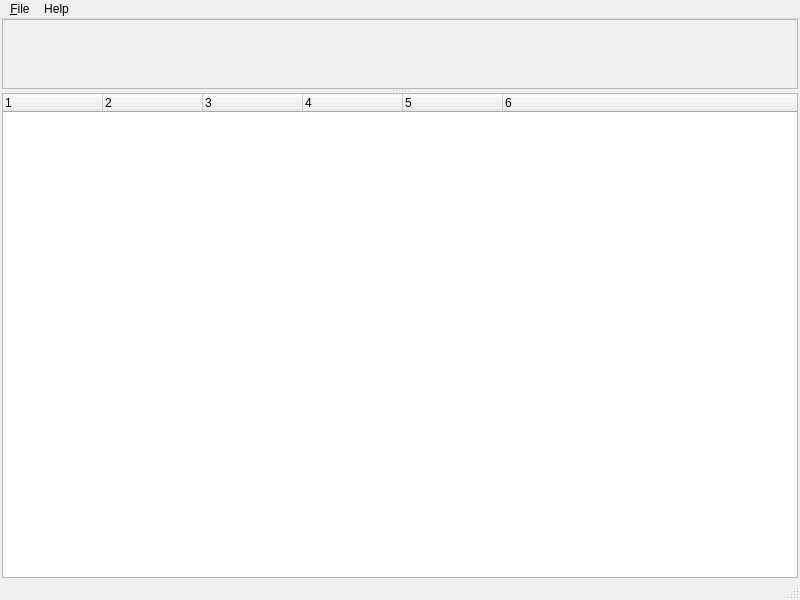
<?xml version="1.0" encoding="UTF-8"?>
<ui version="4.0">
 <class>ProfilingViewer</class>
 <widget class="QMainWindow" name="ProfilingViewer">
  <property name="geometry">
   <rect>
    <x>0</x>
    <y>0</y>
    <width>800</width>
    <height>600</height>
   </rect>
  </property>
  <property name="windowTitle">
   <string>MainWindow</string>
  </property>
  <widget class="QWidget" name="centralwidget">
   <layout class="QGridLayout" name="gridLayout">
    <property name="leftMargin">
     <number>2</number>
    </property>
    <property name="topMargin">
     <number>0</number>
    </property>
    <property name="rightMargin">
     <number>2</number>
    </property>
    <property name="bottomMargin">
     <number>0</number>
    </property>
    <item row="0" column="0">
     <widget class="QSplitter" name="splitter">
      <property name="orientation">
       <enum>Qt::Vertical</enum>
      </property>
      <widget class="QScrollArea" name="scrollArea">
       <property name="widgetResizable">
        <bool>true</bool>
       </property>
       <widget class="QWidget" name="scrollAreaWidgetContents">
        <property name="geometry">
         <rect>
          <x>0</x>
          <y>0</y>
          <width>794</width>
          <height>68</height>
         </rect>
        </property>
       </widget>
      </widget>
      <widget class="QTreeWidget" name="profileTree">
       <property name="editTriggers">
        <set>QAbstractItemView::NoEditTriggers</set>
       </property>
       <property name="showDropIndicator" stdset="0">
        <bool>false</bool>
       </property>
       <property name="alternatingRowColors">
        <bool>true</bool>
       </property>
       <property name="rootIsDecorated">
        <bool>false</bool>
       </property>
       <property name="uniformRowHeights">
        <bool>true</bool>
       </property>
       <property name="animated">
        <bool>true</bool>
       </property>
       <property name="columnCount">
        <number>6</number>
       </property>
       <column>
        <property name="text">
         <string notr="true">1</string>
        </property>
       </column>
       <column>
        <property name="text">
         <string notr="true">2</string>
        </property>
       </column>
       <column>
        <property name="text">
         <string notr="true">3</string>
        </property>
       </column>
       <column>
        <property name="text">
         <string notr="true">4</string>
        </property>
       </column>
       <column>
        <property name="text">
         <string notr="true">5</string>
        </property>
       </column>
       <column>
        <property name="text">
         <string notr="true">6</string>
        </property>
       </column>
      </widget>
     </widget>
    </item>
   </layout>
  </widget>
  <widget class="QMenuBar" name="menubar">
   <property name="geometry">
    <rect>
     <x>0</x>
     <y>0</y>
     <width>800</width>
     <height>22</height>
    </rect>
   </property>
   <widget class="QMenu" name="menuAbout">
    <property name="title">
     <string>Help</string>
    </property>
    <addaction name="actionAbout_Qt"/>
   </widget>
   <widget class="QMenu" name="menuFile">
    <property name="title">
     <string>&amp;File</string>
    </property>
    <addaction name="actionOpen_file"/>
    <addaction name="actionClose_file"/>
    <addaction name="separator"/>
    <addaction name="actionQuit"/>
   </widget>
   <addaction name="menuFile"/>
   <addaction name="menuAbout"/>
  </widget>
  <widget class="QStatusBar" name="statusbar"/>
  <action name="actionAbout_Qt">
   <property name="text">
    <string>&amp;About Qt</string>
   </property>
  </action>
  <action name="actionOpen_file">
   <property name="text">
    <string>&amp;Open file</string>
   </property>
  </action>
  <action name="actionQuit">
   <property name="text">
    <string>&amp;Quit</string>
   </property>
  </action>
  <action name="actionClose_file">
   <property name="text">
    <string>Close file</string>
   </property>
  </action>
 </widget>
 <resources/>
 <connections>
  <connection>
   <sender>actionQuit</sender>
   <signal>triggered()</signal>
   <receiver>ProfilingViewer</receiver>
   <slot>close()</slot>
   <hints>
    <hint type="sourcelabel">
     <x>-1</x>
     <y>-1</y>
    </hint>
    <hint type="destinationlabel">
     <x>399</x>
     <y>299</y>
    </hint>
   </hints>
  </connection>
 </connections>
</ui>
